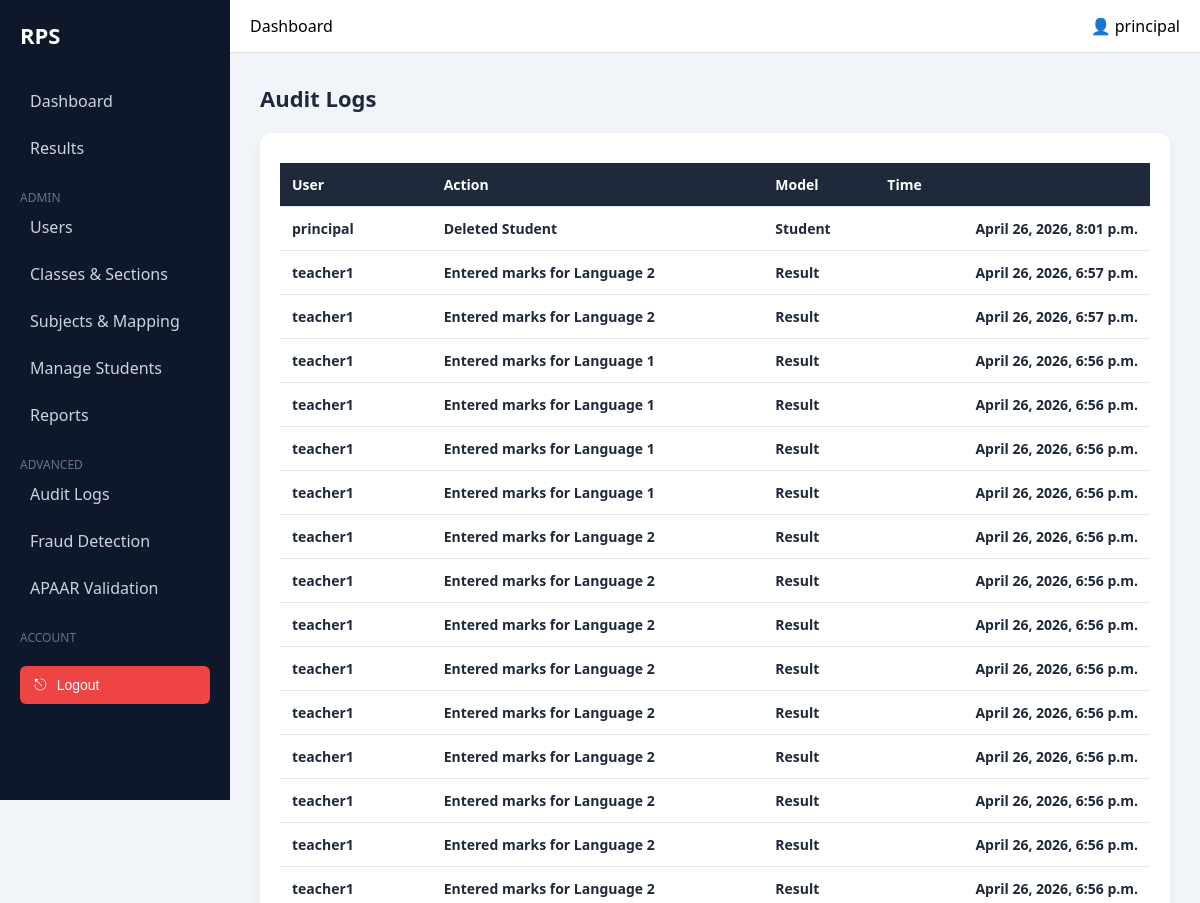
/audit/ (signed in, upper part), run on an earlier commit of the app's database.
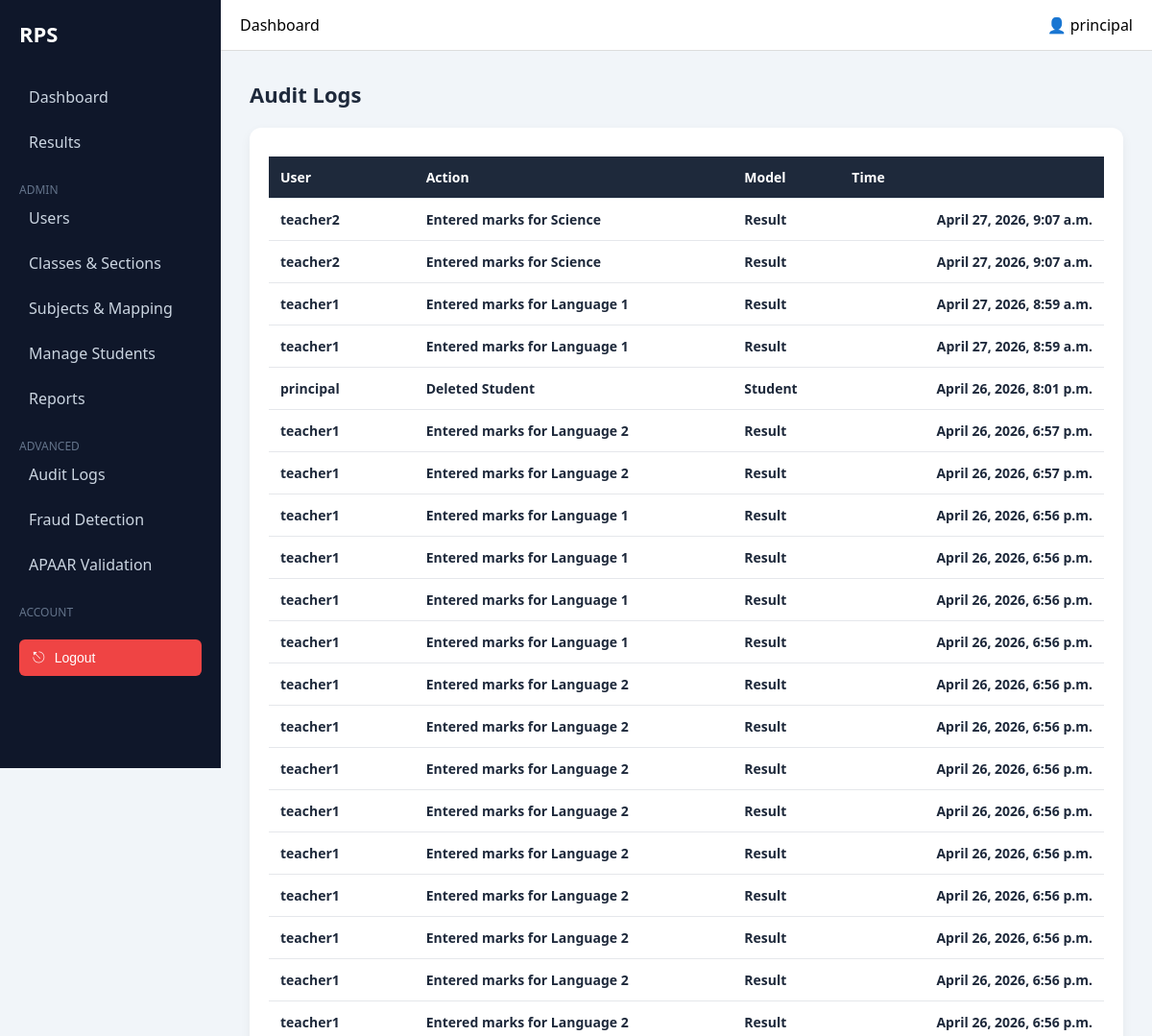
And on a later commit of the database.
### audit/models.py (models this page shows, shortened)
class AuditLog(models.Model):
    user = models.ForeignKey(User, on_delete=models.SET_NULL, null=True)
    action = models.CharField(max_length=255)
    model_name = models.CharField(max_length=100)
    object_id = models.IntegerField(null=True, blank=True)
    timestamp = models.DateTimeField(auto_now_add=True)

### accounts/models.py (models this page shows)
class User(AbstractUser):
    ROLE_CHOICES = (
        ('admin', 'Admin'),
        ('teacher', 'Teacher'),
        ('data_entry', 'Data Entry'),
    )
    role = models.CharField(max_length=20, choices=ROLE_CHOICES)

### audit/views.py (the view)
# urls.py: path('', views.audit_logs, name='audit_logs'),
@login_required
def audit_logs(request):
    if request.user.role != 'admin':
        return redirect('login')
    logs = AuditLog.objects.all().order_by('-timestamp')
    return render(request, 'audit/logs.html', {
        'logs': logs
    })

### templates/audit/logs.html
{% extends 'dashboard/base.html' %}
{% block content %}
<h2 class="page-title">Audit Logs</h2>
<div class="card">
    <table class="table">
        <tr>
            <th>User</th>
            <th>Action</th>
            <th>Model</th>
            <th>Time</th>
        </tr>
        {% for log in logs %}
        <tr>
            <td>{{ log.user }}</td>
            <td>{{ log.action }}</td>
            <td>{{ log.model_name }}</td>
            <td>{{ log.timestamp }}</td>
        </tr>
        {% endfor %}
    </table>
</div>
{% endblock %}

What changed in the data, as far as the page shows it:
added AuditLog: user "teacher2", action "Entered marks for Science", model_name "Result", timestamp "April 27, 2026, 9:07 a.m."
added AuditLog: user "teacher2", action "Entered marks for Science", model_name "Result", timestamp "April 27, 2026, 9:07 a.m."
added AuditLog: user "teacher1", action "Entered marks for Language 1", model_name "Result", timestamp "April 27, 2026, 8:59 a.m."
added AuditLog: user "teacher1", action "Entered marks for Language 1", model_name "Result", timestamp "April 27, 2026, 8:59 a.m."
